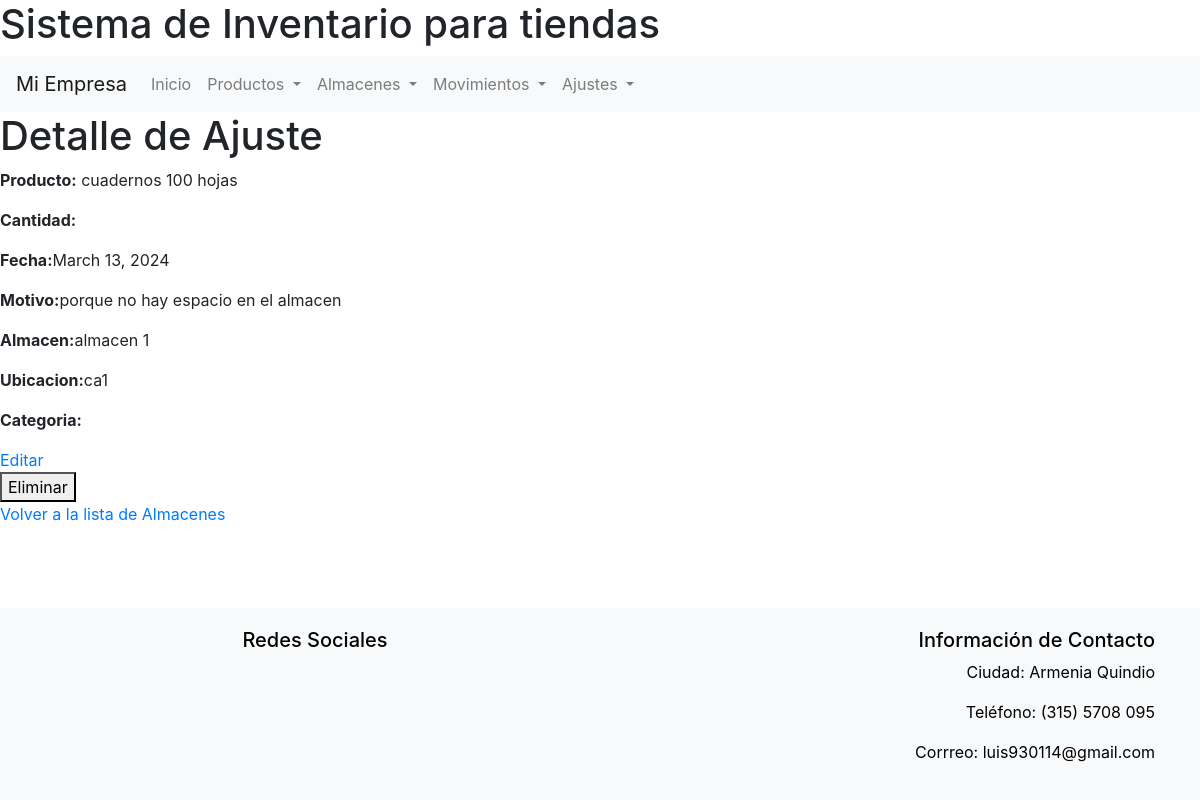
Page /ajuste/1/ (signed in) on the earlier database version.
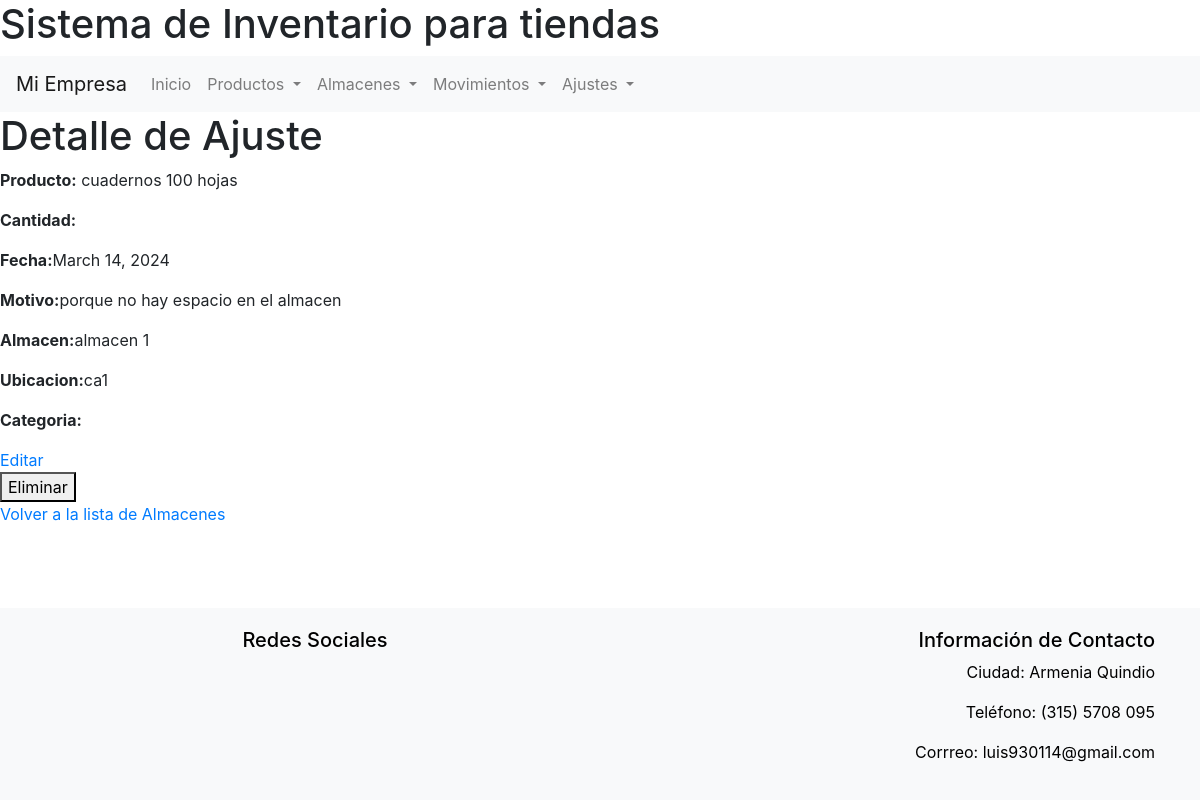
Same page on the later database version.
### inventario/models.py (models this page shows, shortened)
class Ajuste(models.Model):
    producto = models.ForeignKey(Producto, on_delete=models.CASCADE)
    fecha = models.DateField(auto_now_add=True)
    motivo = models.ForeignKey(MotivoAjuste, on_delete=models.CASCADE)
    almacen = models.ForeignKey(Almacen, on_delete=models.CASCADE)
    ubicacion = models.ForeignKey(Ubicacion, on_delete=models.CASCADE)
    movimiento = models.OneToOneField(Movimiento, on_delete=models.CASCADE, null=True, blank=True)

class Producto(models.Model):
    nombre = models.CharField(max_length=100)
    descripcion = models.TextField()
    cantidad = models.PositiveIntegerField(default=0)
    precio = models.DecimalField(max_digits=10, decimal_places=2)
    almacen = models.ForeignKey(Almacen, on_delete=models.CASCADE)
    ubicacion = models.ForeignKey(Ubicacion, on_delete=models.CASCADE)
    categoria = models.CharField(max_length=100)

class MotivoAjuste(models.Model):
    descripcion = models.CharField(max_length=200)

class Almacen(models.Model):
    nombre = models.CharField(max_length=100)
    direccion = models.CharField(max_length=200)

class Ubicacion(models.Model):
    nombre = models.CharField(max_length=100)
    descripcion = models.TextField()
    almacen = models.ForeignKey(Almacen, on_delete=models.CASCADE)

### inventario/views.py (the view)
# urls.py: path('ajuste/<int:pk>/', DetalleAjuste.as_view(), name='detalle_ajuste'),
@method_decorator(login_required, name='dispatch')
class DetalleAjuste(DetailView):
    model = Ajuste
    template_name = 'ajuste/detalle_ajuste.html'
    context_object_name = 'ajuste'

### inventario/templates/ajuste/detalle_ajuste.html (shortened to what this page needs)
{% extends 'base.html' %}
{% block content %}
    <h1>Detalle de Ajuste</h1>
    <p><strong>Producto:</strong> {{ ajuste.producto.nombre }}</p>
    <p><strong>Cantidad:</strong> {{ ajuste.cantidad }}</p>
    <p><strong>Fecha:</strong>{{ ajuste.fecha }}</p>
    <p><strong>Motivo:</strong>{{ ajuste.motivo.descripcion }}</p>
    <p><strong>Almacen:</strong>{{ajuste.almacen.nombre}}</p>
    <p><strong>Ubicacion:</strong>{{ ajuste.ubicacion.nombre}}</p>
    <p><strong>Categoria:</strong>{{ ajuste.categoria }}</p>
    <a href="{% url 'editar_ajuste' ajuste.pk %}">Editar</a>
    <form action="{% url 'eliminar_ajuste' ajuste.pk %}" method="post">
        <button type="submit">Eliminar</button>
    </form>
    <a href="{% url 'lista_ajustes' %}">Volver a la lista de Almacenes</a>
{% endblock %}

Differences in the rows shown:
changed Ajuste "cuadernos 100 hojas": fecha "March 13, 2024" → "March 14, 2024"
